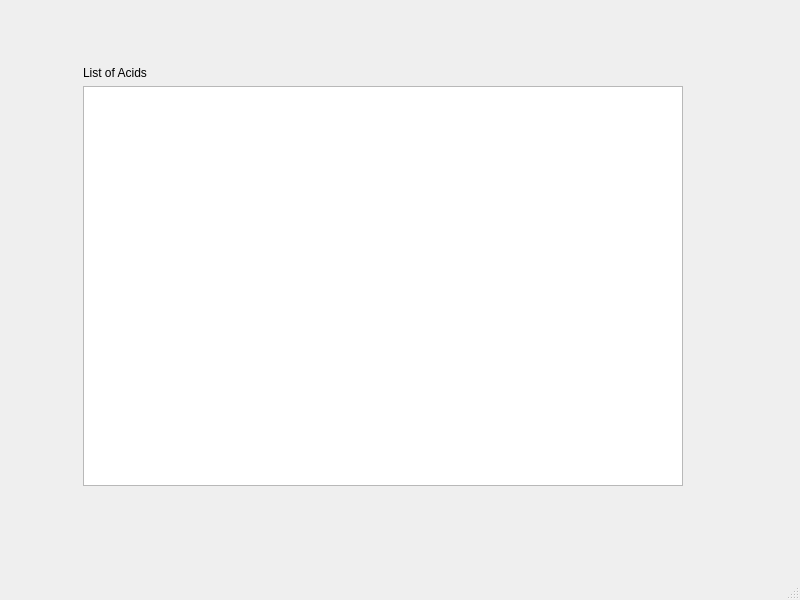
<?xml version="1.0" encoding="UTF-8"?>
<ui version="4.0">
 <class>show_full_protein_window</class>
 <widget class="QMainWindow" name="show_full_protein_window">
  <property name="geometry">
   <rect>
    <x>0</x>
    <y>0</y>
    <width>800</width>
    <height>600</height>
   </rect>
  </property>
  <property name="minimumSize">
   <size>
    <width>800</width>
    <height>600</height>
   </size>
  </property>
  <property name="maximumSize">
   <size>
    <width>800</width>
    <height>600</height>
   </size>
  </property>
  <property name="windowTitle">
   <string>MainWindow</string>
  </property>
  <widget class="QWidget" name="centralwidget">
   <widget class="QWidget" name="horizontalLayoutWidget">
    <property name="geometry">
     <rect>
      <x>10</x>
      <y>5</y>
      <width>781</width>
      <height>541</height>
     </rect>
    </property>
    <layout class="QHBoxLayout" name="horizontalLayout">
     <item>
      <spacer name="horizontalSpacer_2">
       <property name="orientation">
        <enum>Qt::Horizontal</enum>
       </property>
       <property name="sizeHint" stdset="0">
        <size>
         <width>40</width>
         <height>20</height>
        </size>
       </property>
      </spacer>
     </item>
     <item>
      <layout class="QVBoxLayout" name="verticalLayout">
       <item>
        <spacer name="verticalSpacer_2">
         <property name="orientation">
          <enum>Qt::Vertical</enum>
         </property>
         <property name="sizeHint" stdset="0">
          <size>
           <width>20</width>
           <height>40</height>
          </size>
         </property>
        </spacer>
       </item>
       <item>
        <widget class="QLabel" name="label">
         <property name="text">
          <string>List of Acids</string>
         </property>
        </widget>
       </item>
       <item>
        <widget class="QListWidget" name="listWidget">
         <property name="minimumSize">
          <size>
           <width>600</width>
           <height>400</height>
          </size>
         </property>
         <property name="maximumSize">
          <size>
           <width>600</width>
           <height>400</height>
          </size>
         </property>
        </widget>
       </item>
       <item>
        <spacer name="verticalSpacer">
         <property name="orientation">
          <enum>Qt::Vertical</enum>
         </property>
         <property name="sizeHint" stdset="0">
          <size>
           <width>20</width>
           <height>40</height>
          </size>
         </property>
        </spacer>
       </item>
      </layout>
     </item>
     <item>
      <spacer name="horizontalSpacer">
       <property name="orientation">
        <enum>Qt::Horizontal</enum>
       </property>
       <property name="sizeHint" stdset="0">
        <size>
         <width>108</width>
         <height>20</height>
        </size>
       </property>
      </spacer>
     </item>
    </layout>
   </widget>
  </widget>
  <widget class="QMenuBar" name="menubar">
   <property name="geometry">
    <rect>
     <x>0</x>
     <y>0</y>
     <width>800</width>
     <height>25</height>
    </rect>
   </property>
  </widget>
  <widget class="QStatusBar" name="statusbar"/>
 </widget>
 <resources/>
 <connections/>
</ui>
